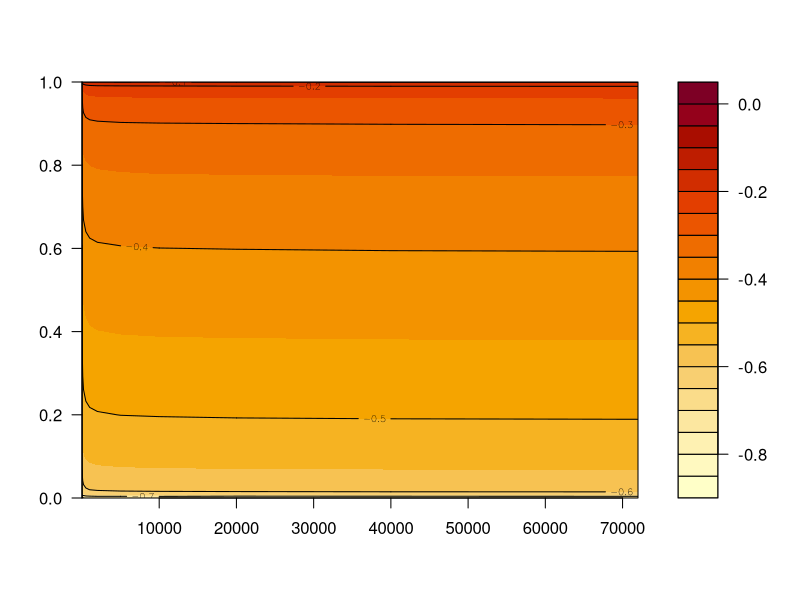

Write the R code that produced this figure. (Note: this script raises an error after producing the figure.)
####--- Use the simulated quantiles to compute P-values

### Now only working with qdipTab
library(diptest)
data(qDiptab)
(dnq <- dimnames(qDiptab))
(P.p <- as.numeric(dnq$Pr))## 0  0.01 ..... 0.99999 1
(n <- as.integer(dnq$n))   ## 4 5..10 15 ... 1000 2000 5000
## sqrt(n) * D  has limit distribution (sometimes..)
rq <- sqrt(n) * qDiptab

filled.contour(n, P.p, log10(rq),
               plot.title= contour(n, P.p, log10(rq), add = TRUE))
contour(n, P.p, logit(rq))

## correct P = {0,1} to {1/(2N), 1 - 1/(2N)} for N = 1000001 - 1 = 1e6
N <- 1000000
Pcp <- P.p
Pcp[P.p == 0] <-     1/(2*N)
Pcp[P.p == 1] <- 1 - 1/(2*N)

str(dd <- cbind(expand.grid(n=n, p=Pcp), rq = c(rq)))

coplot(rq ~ p | log10(n), data = dd)
coplot(p ~ rq | log10(n), data = dd)

## NOTA BENE:  qlogis(.) === logit(.)
coplot(qlogis(p) ~ rq | log10(n), data = dd)

library(mgcv)
g1 <- gam(qlogis(p) ~ s(log(n),rq), data = dd)
summary(g1) # 21.56 d.f. // Deviance explained 88.5%

if(FALSE) ## Not quite --- 50 warnings --- need to use  weights! etc
g2 <- gam(p ~ s(log(n),rq), family = binomial, data = dd)
